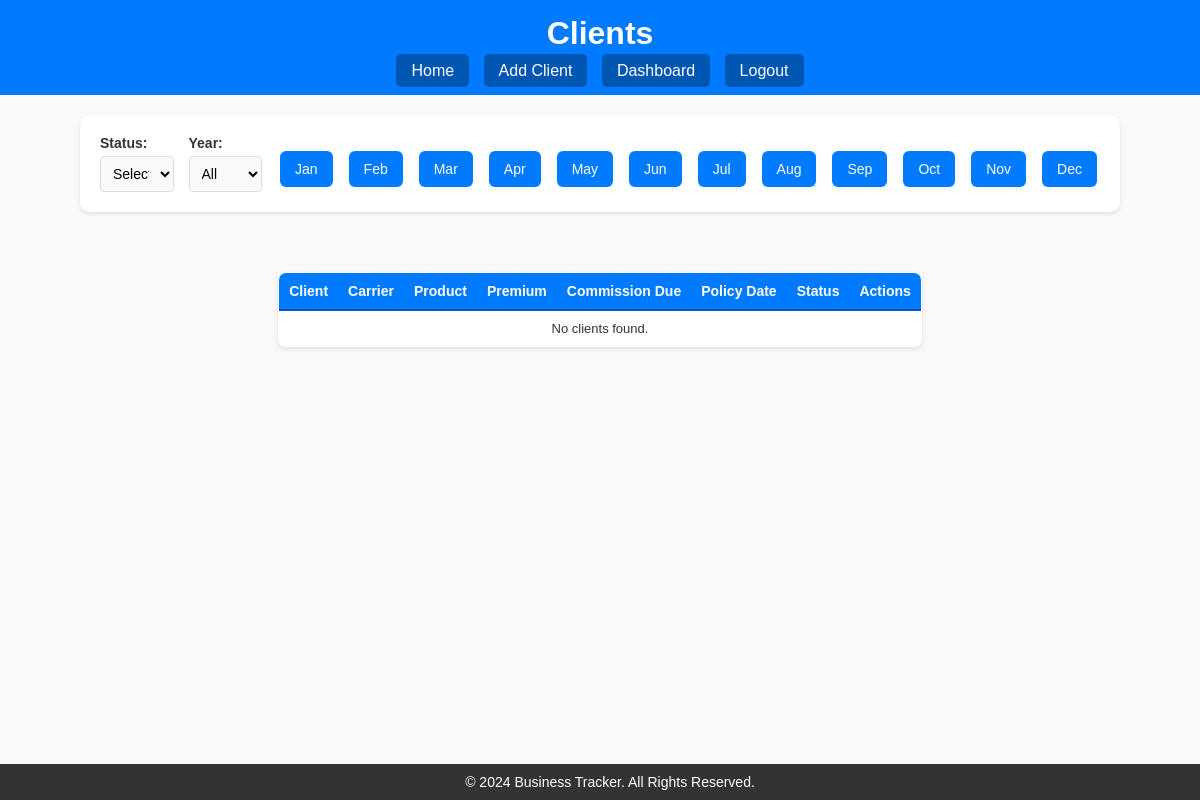
Page /clients?status=lapse (signed in) on the earlier database version.
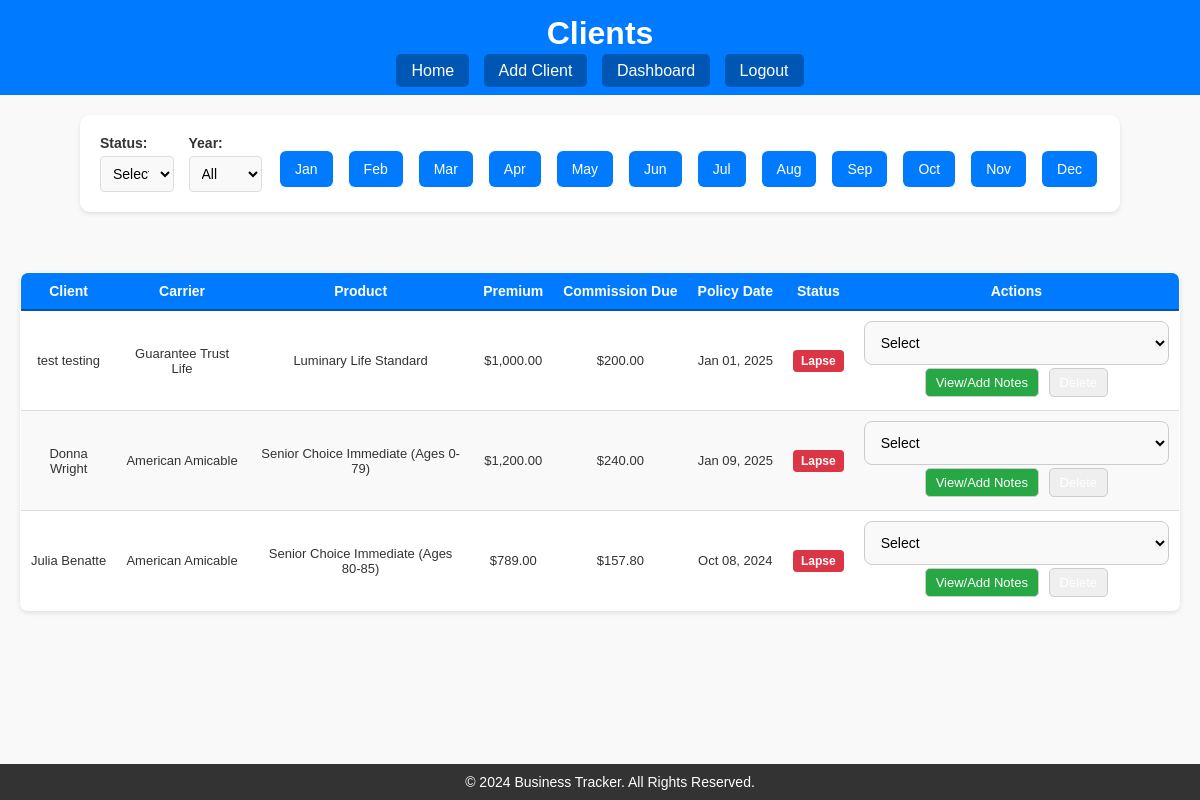
Same page on the later database version.
### tables this page shows
CREATE TABLE clients (
    id INTEGER PRIMARY KEY AUTOINCREMENT,
    client_name TEXT NOT NULL,
    date_of_birth TEXT,
    carrier TEXT,
    product TEXT,
    annual_premium REAL,
    total_commission REAL,
    commission_paid REAL,
    status TEXT,
    policy_date TEXT,
    state TEXT,
    lead_source TEXT,
    username TEXT
, ip_date TEXT, first_payment_status TEXT DEFAULT 'Pending', commission_status TEXT DEFAULT 'Unpaid', percentage_due REAL, commission_due REAL, contact_attempts INTEGER DEFAULT 0, notes TEXT, needs_attention TEXT DEFAULT 'No Issues');

### app.py (the view)
@app.route('/clients', methods=['GET'])
def clients():
    if 'username' not in session:
        return redirect('/login')
    username = session['username']
    conn = sqlite3.connect('app.db')
    conn.row_factory = sqlite3.Row
    cursor = conn.cursor()
    try:
        cursor.execute("SELECT commission_level FROM agents WHERE username = ?", (username,))
        agent_data = cursor.fetchone()
        if not agent_data:
            return "Agent data not found.", 404
        commission_level = agent_data['commission_level'].upper()
        query = '''
        SELECT
            c.id,
            c.client_name,
            c.carrier,
            c.product,
            c.annual_premium,
            c.policy_date,
            c.status
        FROM clients c
        WHERE c.username = ?
        '''
        params = [username]
        month = request.args.get('month', '').strip()
        year = request.args.get('year', '').strip()
        status = request.args.get('status', '').strip().lower()
        if month:
            query += " AND strftime('%m', c.policy_date) = ?"
            params.append(f"{int(month):02d}")
        if year:
            query += " AND strftime('%Y', c.policy_date) = ?"
            params.append(year)
        if status and status != 'all':
            query += " AND LOWER(c.status) = ?"
            params.append(status)
        cursor.execute(query, params)
        clients_data = [dict(row) for row in cursor.fetchall()]
        for client in clients_data:
            try:
                carrier = client['carrier']
                product = client['product']
                product_details = get_commission_details(carrier, product, commission_level)
                if product_details:
                    commission_rate = product_details['commission_rate'] / 100
                    advance_rate = product_details['advance_rate'] / 100
                else:
                    commission_rate = 0.20
                    advance_rate = 1.0  # No advance applied
                annual_premium = float(client.get('annual_premium') or 0.0)
                total_commission = annual_premium * commission_rate
                commission_due = total_commission * advance_rate
                client['annual_premium'] = f"{annual_premium:,.2f}"
                client['total_commission'] = f"{total_commission:,.2f}"  # Total commission
                client['commission_due'] = f"{commission_due:,.2f}"  # Advance applied
                client['policy_date'] = datetime.strptime(client['policy_date'], '%Y-%m-%d').strftime('%b %d, %Y')
                client['status'] = (client['status'] or "Select").strip().lower()
            except (TypeError, ValueError):
                client['annual_premium'] = "$0.00"
                client['total_commission'] = "$0.00"
                client['commission_due'] = "$0.00"
                client['policy_date'] = "N/A"
                client['status'] = "Select"  # Default status if an error occurs
    except sqlite3.Error as e:
        print(f"Database error: {e}")
        return "Database error occurred.", 500
    finally:
        conn.close()
    statuses = ["all", "inforce", "pending lapse", "lapse", "awaiting funds"]
    return render_template(
        'clients.html',
        clients=clients_data,
        statuses=statuses,
        current_month=month,
        current_year=year,
        current_status=status,
    )

### app.py (called while the page is built)
def get_commission_details(carrier, product, contract_level):
    conn = sqlite3.connect('app.db')
    conn.row_factory = sqlite3.Row
    cursor = conn.cursor()
    cursor.execute('''
        SELECT commission_rate, advance_rate
        FROM carrier_products
        WHERE carrier = ? AND product = ? AND contract_level = ?
    ''', (carrier, product, contract_level))
    result = cursor.fetchone()
    conn.close()
    return result if result else None

### templates/clients.html (shortened to what this page needs)
<!DOCTYPE html>
<html lang="en">
<head>
    <link rel="stylesheet" href="/static/style.css">
</head>
<body>
    <header>
        <h1>Clients</h1>
        <nav>
            <a href="/">Home</a>
            <a href="/add_client">Add Client</a>
            <a href="/dashboard">Dashboard</a>
            <a href="/logout">Logout</a>
        </nav>
    </header>
    <div class="filters">
        <div class="filter-item">
            <label for="status">Status:</label>
            <select id="status" onchange="filterByStatus(this.value)">
                <option value="Select" {% if current_status == 'Select' %}selected{% endif %}>Select</option>
            </select>
        </div>
        <div class="filter-item">
            <label for="year">Year:</label>
            <select id="year" onchange="filterByYear(this.value)">
                <option value="all" {% if current_year == 'all' %}selected{% endif %}>All</option>
            </select>
        </div>
        <div class="month-buttons">
            {% for month, name in [("01", "Jan"), ("02", "Feb"), ("03", "Mar"), ("04", "Apr"), ("05", "May"), ("06", "Jun"),
                                   ("07", "Jul"), ("08", "Aug"), ("09", "Sep"), ("10", "Oct"), ("11", "Nov"), ("12", "Dec")] %}
            <button onclick="filterByMonth('{{ month }}')" class="month-button">{{ name }}</button>
            {% endfor %}
        </div>
    </div>
    <main>
        <div class="table-container">
            <table>
                <thead>
                    <tr>
                        <th>Client</th>
                        <th>Carrier</th>
                        <th>Product</th>
                        <th>Premium</th>
                        <th>Commission Due</th>
                        <th>Policy Date</th>
                        <th>Status</th>
                        <th>Actions</th>
                    </tr>
                </thead>
                <tbody>
                    {% if clients %}
                        {% for client in clients %}
                        <tr>
                            <td>{{ client['client_name'] }}</td>
                            <td>{{ client['carrier'] }}</td>
                            <td>{{ client['product'] }}</td>
                            <td>${{ client['annual_premium'] }}</td>
                            <td>${{ client['commission_due'] }}</td>
                            <td>{{ client['policy_date']|default('N/A') }}</td>
                            <td>
                                <span class="status-badge {{ client['status'] | lower | replace(' ', '-') if client['status'] != 'Select' else 'default' }}">
                                    {{ client['status'] if client['status'] != 'Select' else 'No Status' }}
                                </span>
                            </td>
                            <td>
                                <form method="POST" action="/update_status" style="display:inline;">
                                    <select name="new_status" onchange="this.form.submit()">
                                        <option value="Select" {% if client['status'] == '' or client['status'] is none %}selected{% endif %}>Select</option>
                                    </select>
                                </form>
                                <button class="notes-button" onclick="openNotesModal('{{ client['id'] }}', '{{ client['client_name'] }}')">
                                    View/Add Notes
                                </button>
                                <form method="POST" action="/delete_client" style="display:inline;" onsubmit="return confirm('Are you sure you want to delete this client?');">
                                    <button type="submit" class="delete-button">Delete</button>
                                </form>
                            </td>
                        </tr>
                        {% endfor %}
                    {% else %}
                        <tr>
                            <td colspan="8">No clients found.</td>
                        </tr>
                    {% endif %}
                </tbody>
            </table>
        </div>
    </main>
    <footer>
        <p>&copy; 2024 Business Tracker. All Rights Reserved.</p>
    </footer>
</body>
</html>

### static/style.css (style rules this page uses)
body { font-family: Arial, sans-serif; margin: 0; padding: 0; background-color: #ff0000; color: #333; }
header { background-color: #007bff; color: white; padding: 15px; text-align: center; }
header h1 { margin: 0; }
footer { background-color: #333; color: white; text-align: center; padding: 10px; position: fixed; bottom: 0; width: 100%; }
footer p { margin: 0; font-size: 14px; }
nav { margin-top: 10px; }
nav a { color: white; text-decoration: none; padding: 8px 15px; border-radius: 5px; background-color: #0056b3; margin: 0 5px; transition: background-color 0.3s; }
main { padding: 20px; max-width: 1200px; margin: 0 auto; flex: 1; }
.filter-item { flex: 1 1 180px; text-align: left; }
.filter-item label { font-weight: bold; margin-bottom: 5px; display: block; color: #333; }
.filter-item select, .filter-item input { width: 100%; padding: 6px; border: 1px solid #ccc; border-radius: 5px; font-size: 13px; background-color: #f9f9f9; }
table { width: 100%; border-collapse: collapse; margin: 20px auto; background: white; border: 1px solid #ddd; border-radius: 8px; overflow: hidden; box-shadow: 0 2px 5px rgba(0, 0, 0, 0.1); font-size: 14px; }
thead th { background-color: #007bff; color: white; padding: 10px; text-align: center; font-size: 14px; border-bottom: 2px solid #0056b3; white-space: nowrap; }
tbody td { padding: 10px; border-bottom: 1px solid #ddd; text-align: center; vertical-align: middle; font-size: 13px; }
tbody tr:nth-child(even) { background-color: #f9f9f9; }
button, .status-button, .notes-button { padding: 6px 10px; margin: 3px; border-radius: 5px; border: 1px solid #ccc; color: #007bff; font-size: 13px; cursor: pointer; transition: background-color 0.3s; }
.notes-button { background-color: #28a745; }
select { padding: 6px; border: 1px solid #ccc; border-radius: 5px; font-size: 13px; background-color: #fff; }
.status-badge { display: inline-block; padding: 4px 8px; font-size: 12px; font-weight: bold; border-radius: 4px; color: #fff; text-transform: capitalize; }
.status-badge.lapse { background-color: #dc3545; }
.notes-button { background-color: #28a745; color: white; padding: 10px 20px; border: none; border-radius: 5px; font-size: 14px; cursor: pointer; transition: background-color 0.3s; }
button, .status-button, .notes-button { display: inline-block; padding: 6px 10px; margin: 3px; border-radius: 5px; border: 1px solid #ccc; color: white; font-size: 13px; cursor: pointer; text-align: center; text-decoration: none; transition: background-color 0.3s; }
body { display: flex; flex-direction: column; font-family: Arial, sans-serif; background-color: #f9f9f9; margin: 0; padding: 0; color: #333; }
main { max-width: 1200px; margin: 0 auto; padding: 20px; }
.filters { display: flex; align-items: center; gap: 10px; margin-bottom: 20px; }
.filters label { font-weight: bold; }
.filters select { padding: 8px; border: 1px solid #ddd; border-radius: 4px; font-size: 14px; }
.filters { display: flex; justify-content: space-between; gap: 15px; margin: 20px auto; padding: 20px; background: white; border-radius: 10px; box-shadow: 0 2px 4px rgba(0, 0, 0, 0.1); max-width: 1000px; }
.filter-item { flex: 1; text-align: left; }
.month-buttons { display: flex; flex-wrap: wrap; gap: 10px; margin-top: 10px; }
.month-button { padding: 10px 15px; background-color: #007bff; color: white; border: none; border-radius: 6px; cursor: pointer; font-size: 14px; transition: background-color 0.3s ease; }
form { display: flex; flex-wrap: wrap; gap: 20px; justify-content: space-between; }
input, select { padding: 12px; border: 1px solid #ccc; border-radius: 8px; font-size: 14px; background-color: #f9f9f9; width: 100%; }
label { font-weight: bold; font-size: 14px; }

Differences in the rows shown:
now on this page (row edited): clients: client_name "test testing", carrier "Guarantee Trust Life", product "Luminary Life Standard", annual_premium "1,000.00", commission_due "200.00", policy_date "Jan 01, 2025", status "Lapse"
now on this page (row edited): clients: client_name "Donna Wright", carrier "American Amicable", product "Senior Choice Immediate (Ages 0-79)", annual_premium "1,200.00", commission_due "240.00", policy_date "Jan 09, 2025", status "Lapse"
now on this page (row edited): clients: client_name "Julia Benatte", carrier "American Amicable", product "Senior Choice Immediate (Ages 80-85)", annual_premium "789.00", commission_due "157.80", policy_date "Oct 08, 2024", status "Lapse"
Other differences:
text no longer shown: "No clients found."
